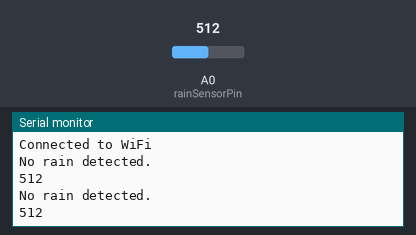
A sketch run on a simulated ESP8266 (NodeMCU). Parts: the last lines printed to the serial monitor. The test bench sets the inputs (shaded band); at power-on: A0 (rainSensorPin) = 512. WiFi joins after 1.5 s; servers stay silent unless stated.

Above: at 3.2 s.
3.3 s: A0 (rainSensorPin) set to 490
At 4.7 s:
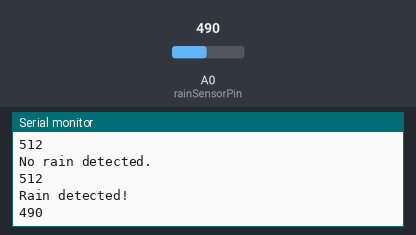
6.8 s: A0 (rainSensorPin) set to 510
At 8.7 s:
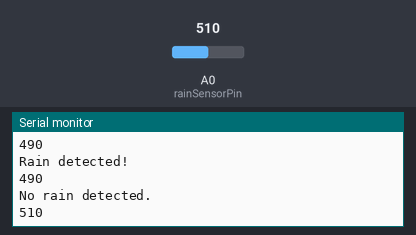
Timing chart, 0 to 10.2 s (numbered marks = the images above; inputs shaded):
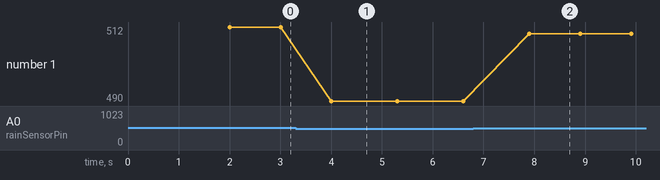

Measured:
- after the input at 3.3 s, the serial monitor: prints a new line after 0.70 s (image 1)
- after the input at 6.8 s, the serial monitor: prints a new line after 1.1 s (image 2)
- plotted number 1: 512 → 490 after the input at 3.3 s, 490 → 510 after the input at 6.8 s

The sketch:

rainsensor.ino
```cpp
// #include <ESP8266WiFi.h>

// const char* ssid = "Examination";
// const char* password = "mitwpu0323";

// void setup(){
//  Serial.begin(9600);
//  pinMode(2, INPUT);
// }
// void loop(){
//  //analog output
//  if(analogRead(0)<300) Serial.println("Heavy Rain");
//  else if(analogRead(0)<500) Serial.println("Moderate Rain");
//  else Serial.println("No Rain");

// // //digital output
// // if(digitalRead(2) == HIGH) Serial.println("No Rain
// // Detected");
// // else Serial.println("Rain Detected");

//  delay(250);
// }


#include <ESP8266WiFi.h>
#include <ThingSpeak.h>  // Include the ThingSpeak library

const char* ssid = "Examination";
const char* password = "mitwpu0323";
const unsigned long channelID = 2251463;  // Replace with your ThingSpeak channel ID
const char* writeAPIKey = "CX8RKYAAO4JN4T7V";   // Replace with your ThingSpeak write API key

const int rainSensorPin = A0;  // Analog pin connected to the resistive rain sensor
bool rainStat = false;

WiFiClient client;

void setup() {
  Serial.begin(9600);
  pinMode(rainSensorPin, INPUT);
  WiFi.begin(ssid, password);
  while (WiFi.status() != WL_CONNECTED) {
    delay(1000);
    Serial.println("Connecting to WiFi...");
  }
  Serial.println("Connected to WiFi");
  ThingSpeak.begin(client);  // Initialize ThingSpeak library
}

void loop() {
  int rainValue = analogRead(rainSensorPin);

  if (rainValue < 500) {
    Serial.println("Rain detected!");
    rainStat = true;
    Serial.println(rainValue);
    // Send data to ThingSpeak
    ThingSpeak.writeField(channelID, 1, rainValue, writeAPIKey);
  } else {
    Serial.println("No rain detected.");
    Serial.println(rainValue);
    rainStat = false;
  }

  delay(1000);
}
```
